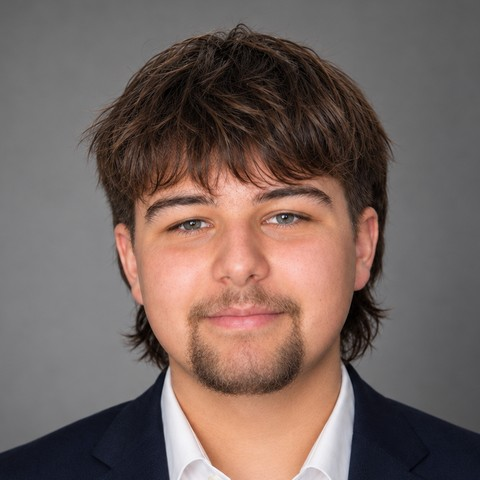
#> input picture assets/portrait-src.jpg, 480 x 480 px
$ python make_portrait.py
#> lines starting #> are read from the running program, lines starting #| are printed output that depends on the picture
"""Zeichnet das Porträt einmalig aus dem Foto (lokal ausführen, Ergebnis wird committet).

  python scripts/make_portrait.py pixel [Auflösung]   -> assets/portrait-pixel.png  (Standard 128)
  python scripts/make_portrait.py ascii [Zeilen]      -> assets/portrait-ascii.png  (Standard 84)

Beide lesen assets/portrait-src.jpg (quadratisch, Gesicht mittig) und entfernen den grauen
Fotohintergrund per Flood-Fill vom Rand. render_cards.py bettet die PNG ein; welche,
bestimmt PORTRAIT_STYLE in config.py.
"""
import os
import sys
from pathlib import Path

from PIL import Image, ImageDraw, ImageFilter, ImageFont, ImageOps

ROOT = Path(__file__).resolve().parent.parent
SRC = ROOT / "assets" / "portrait-src.jpg"

# Verlauf der Website-Farben: Pine 950 -> Pine 800 -> Leaf -> Sage -> Cream
STOPS = ["#10271D", "#1D4432", "#34684C", "#6F9B80", "#A9C2B0", "#F3EFE2"]


def background_mask(img: Image.Image) -> set:
    """Grauer, kaum gesättigter Fotohintergrund, zusammenhängend vom Rand aus."""
    w, h = img.size
    pix = img.load()

    def bgish(x, y):
        r, g, b = pix[x, y]
        mx, mn = max(r, g, b), min(r, g, b)
        lum = .299 * r + .587 * g + .114 * b
        return (mx - mn) / (mx + 1e-6) < .10 and 50 < lum < 165

    bg = set()
    stack = [(x, 0) for x in range(w)] + [(0, y) for y in range(h)] + [(w - 1, y) for y in range(h)]
    while stack:
        x, y = stack.pop()
        if (x, y) in bg or not (0 <= x < w and 0 <= y < h) or not bgish(x, y):
            continue
        bg.add((x, y))
        stack += [(x + 1, y), (x - 1, y), (x, y + 1), (x, y - 1)]
    return bg


def palette(levels: int) -> list:
    rgb = [tuple(int(c[i:i + 2], 16) for i in (1, 3, 5)) for c in STOPS]
    out = []
    for i in range(levels):
        t = i / (levels - 1) * (len(rgb) - 1)
        k = min(int(t), len(rgb) - 2)
        f = t - k
        out.append(tuple(round(rgb[k][j] + (rgb[k + 1][j] - rgb[k][j]) * f) for j in range(3)))
    return out


def make_pixel(n: int = 128, levels: int = 12, blur: float = 1.2, scale: int = 4) -> None:
    """Pixel-Art: leicht geglättet (ruhige Haut), 12 Grünstufen, Hintergrund transparent.
    Wird mit NEAREST hochskaliert gespeichert, damit sie überall scharf bleibt."""
#> called with n = 128, levels = 12, blur = 1.2, scale = 4
    im = Image.open(SRC).convert("RGB").filter(ImageFilter.GaussianBlur(blur))
    small = im.resize((n, n), Image.LANCZOS)
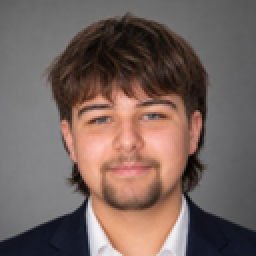
#> small: PIL image 128x128 RGB (shown 2 times larger); mean R, G, B 116.7, 99.6, 94.2
    bg = background_mask(small)
#> the loop in background_mask, `while stack:` made 30564 passes
#> (y, r in bgish, g in bgish, b in bgish, mx in bgish, mn in bgish, lum in bgish) on passes 2 to 4: (126, 19, 22, 37, 37, 19, 22.81), (125, 19, 22, 36, 36, 19, 22.7), (124, 18, 22, 34, 34, 18, 22.17)
#> after the loop in background_mask, `while stack:`: bg = 7545 items; stack = []
#> bg = 7545 items
    pix = small.load()
    lum = {(x, y): .299 * pix[x, y][0] + .587 * pix[x, y][1] + .114 * pix[x, y][2]
           for y in range(n) for x in range(n)}
#> lum = 16384 items
    fg = sorted(v for p, v in lum.items() if p not in bg)
#> fg = 8839 values from 0.456 to 243.6
    lo, hi = fg[int(len(fg) * .02)], fg[int(len(fg) * .985)]
#> lo = 16.04; hi = 224.4
    pal = palette(levels)
    out = Image.new("RGBA", (n, n), (0, 0, 0, 0))
#> out: PIL image 128x128 RGBA; every value is 0
    o = out.load()
    for (x, y), v in lum.items():
        if (x, y) not in bg:
            t = max(0.0, min(1.0, (v - lo) / (hi - lo)))
            o[x, y] = pal[min(levels - 1, int(t * levels))] + (255,)
#> this loop made 16384 passes
#> t on passes 959, 960, 961, 962, 1081, 1082, 1083, 1085, 1086, 1087, 1088, 1089: 0.333, 0.253, 0.31, 0.35, 0.477, 0.419, 0.381, 0.418, 0.306, 0.179, 0.243, 0.249
#> v on passes 1 to 6: 95, 95, 95, 96, 97, 98
    out = out.resize((n * scale, n * scale), Image.NEAREST)
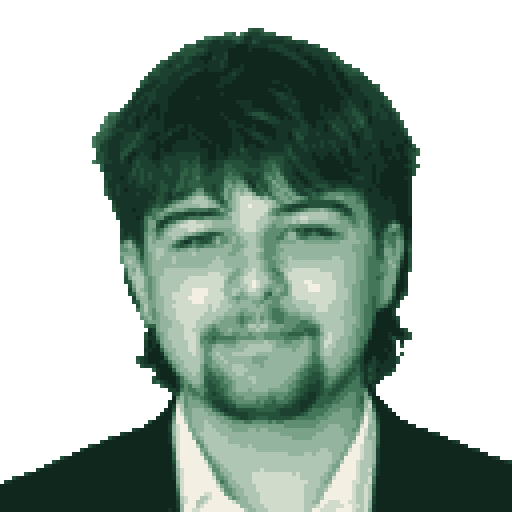
#> out: PIL image 512x512 RGBA; mean R, G, B, A 43.4, 59.6, 50.3, 137.6; transparent parts drawn white
    out.save(ROOT / "assets" / "portrait-pixel.png", optimize=True)
    print(f"{n}x{n} Pixel, {levels} Stufen -> assets/portrait-pixel.png")


RAMP = " .'`,:;-~=+*cxoO#%8@"
FONTS = [r"C:\Windows\Fonts\consola.ttf", "/usr/share/fonts/truetype/dejavu/DejaVuSansMono.ttf"]


def make_ascii(rows: int = 84, size: int = 720) -> None:
    """Zeichen-Porträt (Helligkeit + etwas Kante), als PNG vorgezeichnet."""
    edge = float(os.environ.get("EDGE", ".25"))
    gamma = float(os.environ.get("GAMMA", "1.1"))
    blur = float(os.environ.get("BLUR", ".7"))
    font_path = next(p for p in FONTS if Path(p).exists())
    lh = size / rows
    font = ImageFont.truetype(font_path, round(lh * 1.05))
    cw = font.getlength("M")
    cols = int(size / cw)
    small = Image.open(SRC).convert("RGB").resize((cols, rows), Image.LANCZOS)
    gray = ImageOps.autocontrast(small.convert("L").filter(ImageFilter.GaussianBlur(blur)), cutoff=1)
    edges = gray.filter(ImageFilter.GaussianBlur(.6)).filter(ImageFilter.FIND_EDGES)
    g, e = gray.load(), edges.load()
    bg = background_mask(small)
    img = Image.new("RGBA", (size, size), (0, 0, 0, 0))
    d = ImageDraw.Draw(img)
    x0 = (size - cols * cw) / 2
    for y in range(rows):
        for x in range(cols):
            if (x, y) in bg:
                continue
            v = min(1.0, (g[x, y] / 255) ** gamma + edge * e[x, y] / 255 + .03)
            k = max(1, min(len(RAMP) - 1, round(v * (len(RAMP) - 1))))
            d.text((x0 + x * cw, y * lh), RAMP[k], font=font,
                   fill=(243, 239, 226) if k / (len(RAMP) - 1) > .3 else (169, 194, 176))
    img.quantize(colors=12, method=Image.Quantize.FASTOCTREE).save(ROOT / "assets" / "portrait-ascii.png", optimize=True)
    print(f"{cols}x{rows} Zeichen -> assets/portrait-ascii.png")


if __name__ == "__main__":
    style = sys.argv[1] if len(sys.argv) > 1 else "pixel"
    arg = [int(sys.argv[2])] if len(sys.argv) > 2 else []
    make_pixel(*arg) if style == "pixel" else make_ascii(*arg)

$ run again, with assets/portrait.jpg copied over assets/portrait-src.jpg
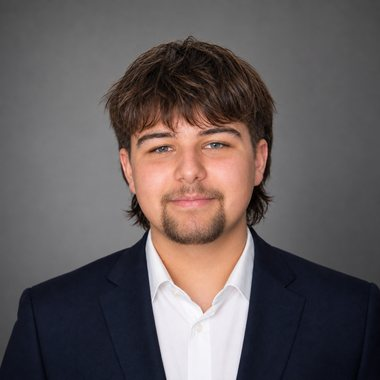
#> input picture assets/portrait.jpg, 380 x 380 px
#> in make_pixel, `small = im.resize((n, n), Image.LANCZOS)`:
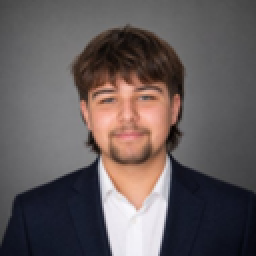
#> small: PIL image 128x128 RGB (shown 2 times larger); mean R, G, B 98.7, 90.4, 90.8
#> the loop in background_mask, `while stack:` made 32840 passes
#> (y, r in bgish, g in bgish, b in bgish, mx in bgish, mn in bgish, lum in bgish) on passes 2 to 4: (126, 7, 7, 15, 15, 7, 7.91), (125, 7, 7, 15, 15, 7, 7.91), (124, 7, 7, 15, 15, 7, 7.91)
#> after the loop in background_mask, `while stack:`: bg = 8114 items; stack = []
#> in make_pixel, `bg = background_mask(small)`: bg = 8114 items
#> in make_pixel, `lum = {(x, y): .299 * pix[x, y][0] + .587 * pix[x, y][1] + .114 * pix[..`: lum = 16384 items
#> fg = 8270 values from 2.67 to 249.3
#> lo = 13.75; hi = 240.9
#> the loop in make_pixel, `for (x, y), v in lum.items():` made 16384 passes
#> t on passes 1723, 1727, 1728, 1729, 1730, 1731, 1847, 1848: 0.439, 0.283, 0.22, 0.264, 0.314, 0.361, 0.405, 0.377
#> in make_pixel, `out = out.resize((n * scale, n * scale), Image.NEAREST)`:
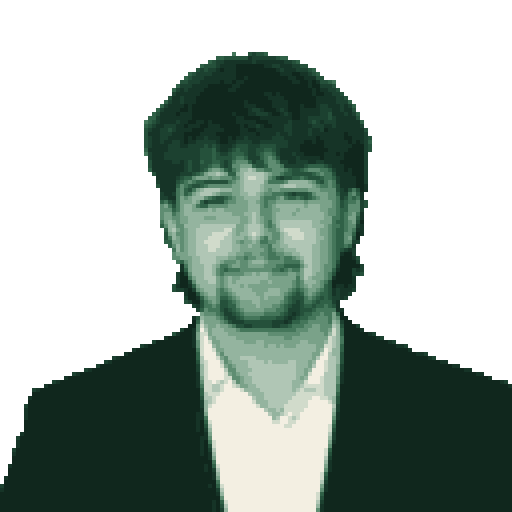
#> out: PIL image 512x512 RGBA; mean R, G, B, A 34.8, 47.9, 40.5, 128.7; transparent parts drawn white
